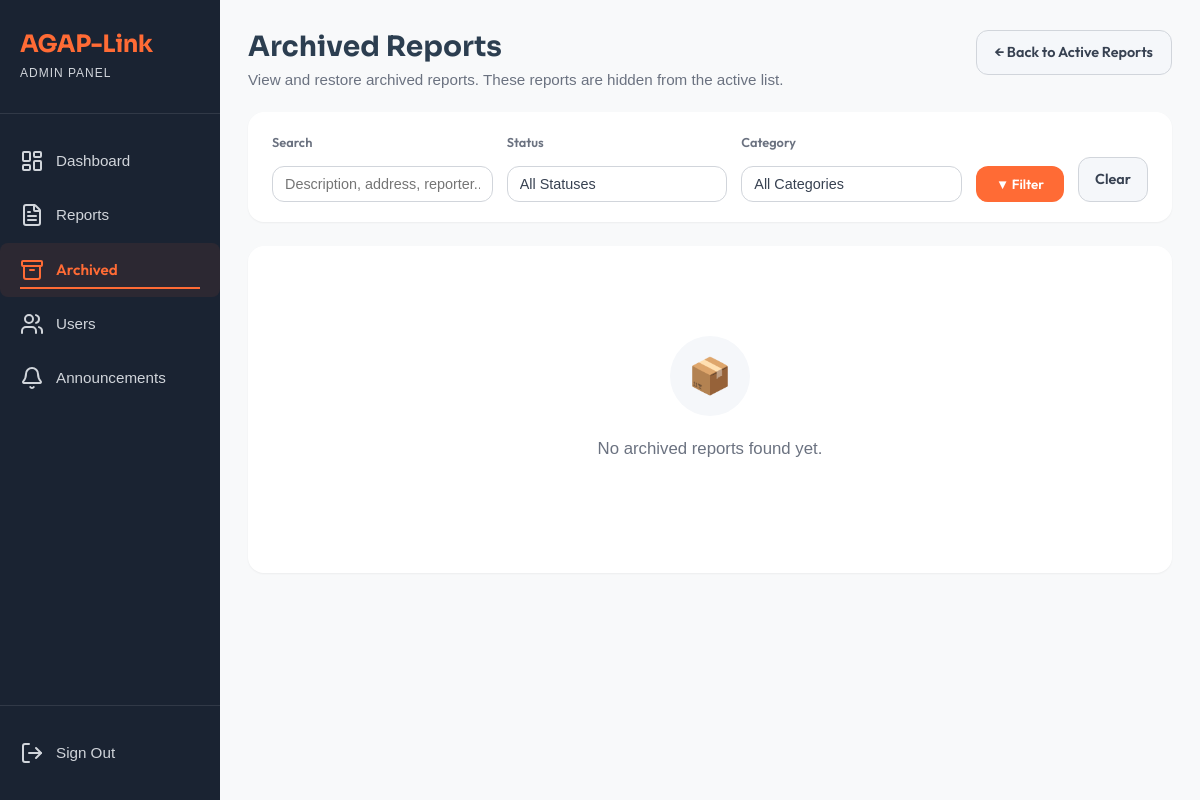
The page /view/admin_module/archived_reports.php (signed in) on the database as committed earlier.
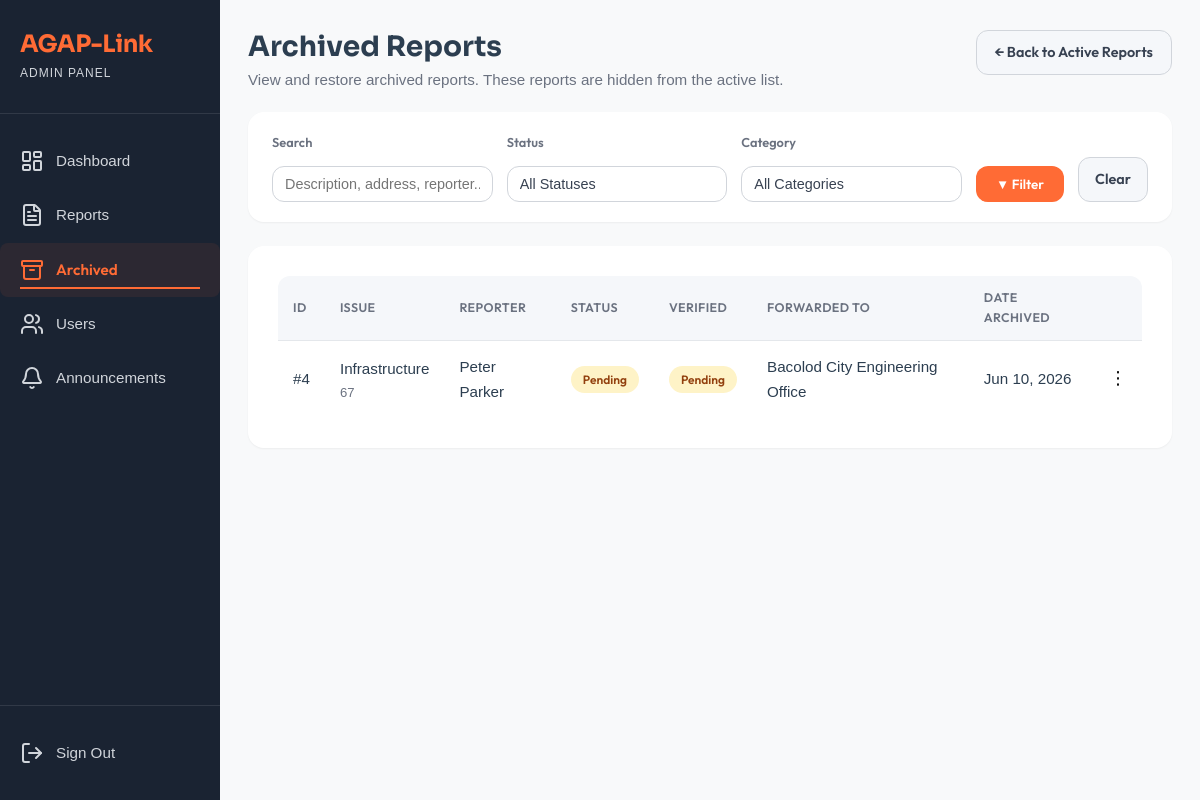
The same page on the database as committed later.
### tables this page shows
CREATE TABLE `reports` (
  `report_id` int(11) NOT NULL,
  `user_id` int(11) NOT NULL,
  `category_id` int(11) NOT NULL,
  `assigned_agency_id` int(11) DEFAULT NULL,
  `description` text NOT NULL,
  `address` varchar(255) NOT NULL,
  `photo_path` varchar(255) DEFAULT NULL,
  `gps_lat` decimal(10,8) DEFAULT NULL,
  `gps_long` decimal(11,8) DEFAULT NULL,
  `status` enum('Pending','Verified','Forwarded','Ongoing','Resolved') DEFAULT 'Pending',
  `priority` enum('Low','Medium','Critical') DEFAULT 'Low',
  `created_at` timestamp NOT NULL DEFAULT current_timestamp(),
  `updated_at` timestamp NOT NULL DEFAULT current_timestamp() ON UPDATE current_timestamp(),
  `is_archived` tinyint(1) NOT NULL DEFAULT 0 COMMENT '0 = active, 1 = archived (soft-deleted)',
  `archived_at` datetime DEFAULT NULL,
  `is_verified` tinyint(1) NOT NULL DEFAULT 0,
  `agency_verified_at` datetime DEFAULT NULL
);

CREATE TABLE `categories` (
  `category_id` int(11) NOT NULL,
  `name` varchar(50) NOT NULL,
  `description` text DEFAULT NULL,
  `created_at` timestamp NOT NULL DEFAULT current_timestamp()
);

CREATE TABLE `agencies` (
  `agency_id` int(11) NOT NULL,
  `name` varchar(100) NOT NULL,
  `contact_number` varchar(20) DEFAULT NULL,
  `type` varchar(50) DEFAULT NULL,
  `category_id` int(11) DEFAULT NULL,
  `created_at` timestamp NOT NULL DEFAULT current_timestamp()
);

### model/Report.php (called while the page is built, shortened)
<?php
require_once dirname(__DIR__) . '/config/agaplinkdb.php';
class Report
{
    private $conn;
    public function __construct()
    {
        global $conn;
        $this->conn = $conn;
    }
    public function getArchivedReports($filterStatus = '', $filterCategory = '', $filterSearch = '')
    {
        $sql = "SELECT r.*, c.name AS category_name, a.name AS agency_name,
                       CONCAT(u.first_name, ' ', IFNULL(CONCAT(u.middle_initial, '. '), ''), u.last_name) AS full_name,
                       u.phone_number AS reporter_phone
                FROM reports r
                LEFT JOIN categories c ON r.category_id = c.category_id
                LEFT JOIN agencies   a ON r.assigned_agency_id = a.agency_id
                LEFT JOIN users      u ON r.user_id = u.user_id
                WHERE r.is_archived = 1";
        $params = [];
        $sql .= " ORDER BY r.archived_at DESC";
        $stmt = $this->conn->prepare($sql);
        $stmt->execute($params);
        return $stmt->fetchAll(PDO::FETCH_ASSOC);
    }
}

### view/admin_module/archived_reports.php (the view, shortened to what the changed rows need)
<?php
require_once MODEL_PATH . 'Report.php';
$filterStatus   = $_GET['status']   ?? '';
$filterCategory = $_GET['category'] ?? '';
$filterSearch   = trim($_GET['search'] ?? '');
$reportModel = new Report();
$archivedReports = $reportModel->getArchivedReports($filterStatus, $filterCategory, $filterSearch);
$hasReports  = !empty($archivedReports);
?>
<!DOCTYPE html>
<html lang="en">
<head>
    <link rel="stylesheet" href="<?= ASSET_URL ?>/css/admin_module/admin_module.css">
</head>
<body data-base-url="<?= BASE_URL ?>">
    <div class="dashboard-container">
        <?php require_once __DIR__ . '/../partials/admin_sidebar.php'; ?>
        <main class="main-content page-transition">
            <div class="reports-header">
                <div>
                    <h1>Archived Reports</h1>
                </div>
            </div>
            <section class="reports-section">
                <?php if (!$hasReports): ?>
                    <div class="empty-state">
                        <div class="empty-icon">📦</div>
                        <p class="empty-message">No archived reports found<?= ($filterStatus || $filterCategory || $filterSearch) ? ' matching your filters.' : ' yet.' ?></p>
                    </div>
                <?php else: ?>
                    <div class="table-wrapper">
                        <table class="reports-table">
                            <thead>
                                <tr>
                                    <th>ID</th>
                                    <th>Issue</th>
                                    <th>Reporter</th>
                                    <th>Status</th>
                                    <th>Verified</th>
                                    <th>Forwarded To</th>
                                    <th>Date Archived</th>
                                    <th></th>
                                </tr>
                            </thead>
                            <tbody>
<?php foreach ($archivedReports as $report): ?>
<tr>
    <td>#<?= htmlspecialchars($report['report_id']) ?></td>
    <td>
        <?= htmlspecialchars($report['category_name'] ?? 'General') ?>
        <span class="report-cell-sub">
            <?= htmlspecialchars(mb_strimwidth($report['description'] ?? '', 0, 70, '…')) ?>
        </span>
    </td>
    <td><?= htmlspecialchars($report['full_name'] ?? 'N/A') ?></td>
    <td>
        <?php
        $status = strtolower($report['status']);
        $statusClass = match ($status) {
            'pending'   => 'status-pending',
            'ongoing'   => 'status-ongoing',
            'verified'  => 'status-verified',
            'forwarded' => 'status-forwarded',
            'resolved'  => 'status-resolved',
            default     => 'status-pending'
        };
        ?>
        <span class="<?= $statusClass ?>"><?= ucfirst($status) ?></span>
    </td>
    <td>
        <?php if ($report['is_verified']): ?>
            <span class="status-verified">✓ Verified</span>
        <?php else: ?>
            <span class="status-pending">Pending</span>
        <?php endif; ?>
    </td>
    <td><?= htmlspecialchars($report['agency_name'] ?? '—') ?></td>
    <td><?= date('M d, Y', strtotime($report['archived_at'])) ?></td>
    <td class="action-cell">
        <div class="meatballs-container">
            <button type="button" class="meatballs-btn">⋮</button>
        </div>
    </td>
</tr>
<?php endforeach; ?>
                            </tbody>
                        </table>
                    </div>
                <?php endif; ?>
            </section>
        </main>
    </div>
</body>
</html>

Rows that differ between the two databases and show on the page:
now on this page (row edited): reports: report_id "4", category.name "Infrastructure", description "67", full_name "Peter Parker", status "Pending", is_verified "Pending", assigned_agency.name "Bacolod City Engineering Office", archived_at "Jun 10, 2026"
Other text that changed with them:
text no longer shown: "📦 No archived reports found yet."
text now shown: "ID ISSUE REPORTER STATUS VERIFIED FORWARDED TO DATE ARCHIVED"
